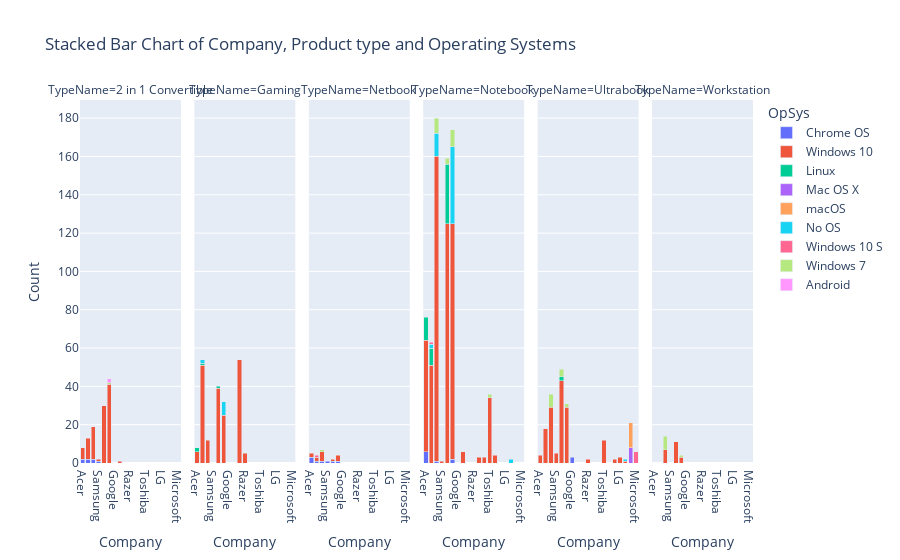

Notebook code cell kept with this figure:
### Code cell
company_opSys = df.groupby(['Company', 'TypeName', 'OpSys']).size().reset_index(name='Count')

fig = px.bar(company_opSys, x="Company", y="Count", color="OpSys", 
              barmode="stack", facet_col="TypeName", 
              title="Stacked Bar Chart of Company, Product type and Operating Systems")
fig.show()

### Figure 1 — Plotly figure (JSON) as saved in the notebook; plotly's stock layout.template omitted (floating-point values rounded to 4 significant figures)
{"data": [{"hovertemplate": "OpSys=Chrome OS<br>TypeName=2 in 1 Convertible<br>Company=%{x}<br>Count=%{y}<extra></extra>", "legendgroup": "Chrome OS", "marker": {"color": "#636efa", "pattern": {"shape": ""}}, "name": "Chrome OS", "orientation": "v", "showlegend": true, "textposition": "auto", "type": "bar", "x": ["Acer", "Asus", "HP", "Samsung"], "xaxis": "x", "y": [2, 2, 2, 1], "yaxis": "y"}, {"hovertemplate": "OpSys=Chrome OS<br>TypeName=Netbook<br>Company=%{x}<br>Count=%{y}<extra></extra>", "legendgroup": "Chrome OS", "marker": {"color": "#636efa", "pattern": {"shape": ""}}, "name": "Chrome OS", "orientation": "v", "showlegend": false, "textposition": "auto", "type": "bar", "x": ["Acer", "Asus", "Dell", "HP", "Lenovo", "Samsung"], "xaxis": "x3", "y": [3, 1, 1, 1, 1, 1], "yaxis": "y3"}, {"hovertemplate": "OpSys=Chrome OS<br>TypeName=Notebook<br>Company=%{x}<br>Count=%{y}<extra></extra>", "legendgroup": "Chrome OS", "marker": {"color": "#636efa", "pattern": {"shape": ""}}, "name": "Chrome OS", "orientation": "v", "showlegend": false, "textposition": "auto", "type": "bar", "x": ["Acer", "HP", "Lenovo"], "xaxis": "x4", "y": [6, 1, 2], "yaxis": "y4"}, {"hovertemplate": "OpSys=Chrome OS<br>TypeName=Ultrabook<br>Company=%{x}<br>Count=%{y}<extra></extra>", "legendgroup": "Chrome OS", "marker": {"color": "#636efa", "pattern": {"shape": ""}}, "name": "Chrome OS", "orientation": "v", "showlegend": false, "textposition": "auto", "type": "bar", "x": ["Google"], "xaxis": "x5", "y": [3], "yaxis": "y5"}, {"hovertemplate": "OpSys=Windows 10<br>TypeName=2 in 1 Convertible<br>Company=%{x}<br>Count=%{y}<extra></extra>", "legendgroup": "Windows 10", "marker": {"color": "#EF553B", "pattern": {"shape": ""}}, "name": "Windows 10", "orientation": "v", "showlegend": true, "textposition": "auto", "type": "bar", "x": ["Acer", "Asus", "Dell", "HP", "Lenovo", "Mediacom", "Samsung"], "xaxis": "x", "y": [6, 11, 30, 17, 41, 1, 1], "yaxis": "y"}, {"hovertemplate": "OpSys=Windows 10<br>TypeName=Gaming<br>Company=%{x}<br>Count=%{y}<extra></extra>", "legendgroup": "Windows 10", "marker": {"color": "#EF553B", "pattern": {"shape": ""}}, "name": "Windows 10", "orientation": "v", "showlegend": false, "textposition": "auto", "type": "bar", "x": ["Acer", "Asus", "Dell", "HP", "Lenovo", "MSI", "Razer"], "xaxis": "x2", "y": [6, 51, 39, 12, 25, 54, 5], "yaxis": "y2"}, {"hovertemplate": "OpSys=Windows 10<br>TypeName=Netbook<br>Company=%{x}<br>Count=%{y}<extra></extra>", "legendgroup": "Windows 10", "marker": {"color": "#EF553B", "pattern": {"shape": ""}}, "name": "Windows 10", "orientation": "v", "showlegend": false, "textposition": "auto", "type": "bar", "x": ["Acer", "Asus", "Dell", "HP", "Lenovo"], "xaxis": "x3", "y": [2, 2, 1, 5, 3], "yaxis": "y3"}, {"hovertemplate": "OpSys=Windows 10<br>TypeName=Notebook<br>Company=%{x}<br>Count=%{y}<extra></extra>", "legendgroup": "Windows 10", "marker": {"color": "#EF553B", "pattern": {"shape": ""}}, "name": "Windows 10", "orientation": "v", "showlegend": false, "textposition": "auto", "type": "bar", "x": ["Acer", "Asus", "Chuwi", "Dell", "Fujitsu", "HP", "Lenovo", "Mediacom", "Samsung", "Toshiba", "Vero"], "xaxis": "x4", "y": [58, 51, 3, 125, 3, 159, 123, 6, 1, 34, 4], "yaxis": "y4"}, {"hovertemplate": "OpSys=Windows 10<br>TypeName=Ultrabook<br>Company=%{x}<br>Count=%{y}<extra></extra>", "legendgroup": "Windows 10", "marker": {"color": "#EF553B", "pattern": {"shape": ""}}, "name": "Windows 10", "orientation": "v", "showlegend": false, "textposition": "auto", "type": "bar", "x": ["Acer", "Asus", "Dell", "HP", "Huawei", "LG", "Lenovo", "Razer", "Samsung", "Toshiba", "Xiaomi"], "xaxis": "x5", "y": [4, 18, 43, 29, 2, 3, 29, 2, 5, 12, 1], "yaxis": "y5"}, {"hovertemplate": "OpSys=Windows 10<br>TypeName=Workstation<br>Company=%{x}<br>Count=%{y}<extra></extra>", "legendgroup": "Windows 10", "marker": {"color": "#EF553B", "pattern": {"shape": ""}}, "name": "Windows 10", "orientation": "v", "showlegend": false, "textposition": "auto", "type": "bar", "x": ["Dell", "HP", "Lenovo"], "xaxis": "x6", "y": [11, 7, 3], "yaxis": "y6"}, {"hovertemplate": "OpSys=Linux<br>TypeName=Gaming<br>Company=%{x}<br>Count=%{y}<extra></extra>", "legendgroup": "Linux", "marker": {"color": "#00cc96", "pattern": {"shape": ""}}, "name": "Linux", "orientation": "v", "showlegend": true, "textposition": "auto", "type": "bar", "x": ["Acer", "Asus", "Dell"], "xaxis": "x2", "y": [2, 1, 1], "yaxis": "y2"}, {"hovertemplate": "OpSys=Linux<br>TypeName=Notebook<br>Company=%{x}<br>Count=%{y}<extra></extra>", "legendgroup": "Linux", "marker": {"color": "#00cc96", "pattern": {"shape": ""}}, "name": "Linux", "orientation": "v", "showlegend": false, "textposition": "auto", "type": "bar", "x": ["Acer", "Asus", "Dell"], "xaxis": "x4", "y": [12, 9, 31], "yaxis": "y4"}, {"hovertemplate": "OpSys=Linux<br>TypeName=Ultrabook<br>Company=%{x}<br>Count=%{y}<extra></extra>", "legendgroup": "Linux", "marker": {"color": "#00cc96", "pattern": {"shape": ""}}, "name": "Linux", "orientation": "v", "showlegend": false, "textposition": "auto", "type": "bar", "x": ["Dell"], "xaxis": "x5", "y": [2], "yaxis": "y5"}, {"hovertemplate": "OpSys=Mac OS X<br>TypeName=Ultrabook<br>Company=%{x}<br>Count=%{y}<extra></extra>", "legendgroup": "Mac OS X", "marker": {"color": "#ab63fa", "pattern": {"shape": ""}}, "name": "Mac OS X", "orientation": "v", "showlegend": true, "textposition": "auto", "type": "bar", "x": ["Apple"], "xaxis": "x5", "y": [8], "yaxis": "y5"}, {"hovertemplate": "OpSys=macOS<br>TypeName=Ultrabook<br>Company=%{x}<br>Count=%{y}<extra></extra>", "legendgroup": "macOS", "marker": {"color": "#FFA15A", "pattern": {"shape": ""}}, "name": "macOS", "orientation": "v", "showlegend": true, "textposition": "auto", "type": "bar", "x": ["Apple"], "xaxis": "x5", "y": [13], "yaxis": "y5"}, {"hovertemplate": "OpSys=No OS<br>TypeName=Gaming<br>Company=%{x}<br>Count=%{y}<extra></extra>", "legendgroup": "No OS", "marker": {"color": "#19d3f3", "pattern": {"shape": ""}}, "name": "No OS", "orientation": "v", "showlegend": true, "textposition": "auto", "type": "bar", "x": ["Asus", "Lenovo"], "xaxis": "x2", "y": [2, 7], "yaxis": "y2"}, {"hovertemplate": "OpSys=No OS<br>TypeName=Notebook<br>Company=%{x}<br>Count=%{y}<extra></extra>", "legendgroup": "No OS", "marker": {"color": "#19d3f3", "pattern": {"shape": ""}}, "name": "No OS", "orientation": "v", "showlegend": false, "textposition": "auto", "type": "bar", "x": ["Asus", "HP", "Lenovo", "Xiaomi"], "xaxis": "x4", "y": [2, 12, 40, 2], "yaxis": "y4"}, {"hovertemplate": "OpSys=No OS<br>TypeName=Ultrabook<br>Company=%{x}<br>Count=%{y}<extra></extra>", "legendgroup": "No OS", "marker": {"color": "#19d3f3", "pattern": {"shape": ""}}, "name": "No OS", "orientation": "v", "showlegend": false, "textposition": "auto", "type": "bar", "x": ["Xiaomi"], "xaxis": "x5", "y": [1], "yaxis": "y5"}, {"hovertemplate": "OpSys=Windows 10 S<br>TypeName=Netbook<br>Company=%{x}<br>Count=%{y}<extra></extra>", "legendgroup": "Windows 10 S", "marker": {"color": "#FF6692", "pattern": {"shape": ""}}, "name": "Windows 10 S", "orientation": "v", "showlegend": true, "textposition": "auto", "type": "bar", "x": ["Asus"], "xaxis": "x3", "y": [1], "yaxis": "y3"}, {"hovertemplate": "OpSys=Windows 10 S<br>TypeName=Notebook<br>Company=%{x}<br>Count=%{y}<extra></extra>", "legendgroup": "Windows 10 S", "marker": {"color": "#FF6692", "pattern": {"shape": ""}}, "name": "Windows 10 S", "orientation": "v", "showlegend": false, "textposition": "auto", "type": "bar", "x": ["Asus"], "xaxis": "x4", "y": [1], "yaxis": "y4"}, {"hovertemplate": "OpSys=Windows 10 S<br>TypeName=Ultrabook<br>Company=%{x}<br>Count=%{y}<extra></extra>", "legendgroup": "Windows 10 S", "marker": {"color": "#FF6692", "pattern": {"shape": ""}}, "name": "Windows 10 S", "orientation": "v", "showlegend": false, "textposition": "auto", "type": "bar", "x": ["Microsoft"], "xaxis": "x5", "y": [6], "yaxis": "y5"}, {"hovertemplate": "OpSys=Windows 7<br>TypeName=2 in 1 Convertible<br>Company=%{x}<br>Count=%{y}<extra></extra>", "legendgroup": "Windows 7", "marker": {"color": "#B6E880", "pattern": {"shape": ""}}, "name": "Windows 7", "orientation": "v", "showlegend": true, "textposition": "auto", "type": "bar", "x": ["Lenovo"], "xaxis": "x", "y": [1], "yaxis": "y"}, {"hovertemplate": "OpSys=Windows 7<br>TypeName=Netbook<br>Company=%{x}<br>Count=%{y}<extra></extra>", "legendgroup": "Windows 7", "marker": {"color": "#B6E880", "pattern": {"shape": ""}}, "name": "Windows 7", "orientation": "v", "showlegend": false, "textposition": "auto", "type": "bar", "x": ["HP"], "xaxis": "x3", "y": [1], "yaxis": "y3"}, {"hovertemplate": "OpSys=Windows 7<br>TypeName=Notebook<br>Company=%{x}<br>Count=%{y}<extra></extra>", "legendgroup": "Windows 7", "marker": {"color": "#B6E880", "pattern": {"shape": ""}}, "name": "Windows 7", "orientation": "v", "showlegend": false, "textposition": "auto", "type": "bar", "x": ["Dell", "HP", "Lenovo", "Toshiba"], "xaxis": "x4", "y": [3, 8, 9, 2], "yaxis": "y4"}, {"hovertemplate": "OpSys=Windows 7<br>TypeName=Ultrabook<br>Company=%{x}<br>Count=%{y}<extra></extra>", "legendgroup": "Windows 7", "marker": {"color": "#B6E880", "pattern": {"shape": ""}}, "name": "Windows 7", "orientation": "v", "showlegend": false, "textposition": "auto", "type": "bar", "x": ["Dell", "HP", "Lenovo"], "xaxis": "x5", "y": [4, 7, 2], "yaxis": "y5"}, {"hovertemplate": "OpSys=Windows 7<br>TypeName=Workstation<br>Company=%{x}<br>Count=%{y}<extra></extra>", "legendgroup": "Windows 7", "marker": {"color": "#B6E880", "pattern": {"shape": ""}}, "name": "Windows 7", "orientation": "v", "showlegend": false, "textposition": "auto", "type": "bar", "x": ["HP", "Lenovo"], "xaxis": "x6", "y": [7, 1], "yaxis": "y6"}, {"hovertemplate": "OpSys=Android<br>TypeName=2 in 1 Convertible<br>Company=%{x}<br>Count=%{y}<extra></extra>", "legendgroup": "Android", "marker": {"color": "#FF97FF", "pattern": {"shape": ""}}, "name": "Android", "orientation": "v", "showlegend": true, "textposition": "auto", "type": "bar", "x": ["Lenovo"], "xaxis": "x", "y": [2], "yaxis": "y"}], "layout": {"annotations": [{"font": {}, "showarrow": false, "text": "TypeName=2 in 1 Convertible", "x": 0.075, "xanchor": "center", "xref": "paper", "y": 1, "yanchor": "bottom", "yref": "paper"}, {"font": {}, "showarrow": false, "text": "TypeName=Gaming", "x": 0.245, "xanchor": "center", "xref": "paper", "y": 1, "yanchor": "bottom", "yref": "paper"}, {"font": {}, "showarrow": false, "text": "TypeName=Netbook", "x": 0.415, "xanchor": "center", "xref": "paper", "y": 1, "yanchor": "bottom", "yref": "paper"}, {"font": {}, "showarrow": false, "text": "TypeName=Notebook", "x": 0.585, "xanchor": "center", "xref": "paper", "y": 1, "yanchor": "bottom", "yref": "paper"}, {"font": {}, "showarrow": false, "text": "TypeName=Ultrabook", "x": 0.755, "xanchor": "center", "xref": "paper", "y": 1, "yanchor": "bottom", "yref": "paper"}, {"font": {}, "showarrow": false, "text": "TypeName=Workstation", "x": 0.925, "xanchor": "center", "xref": "paper", "y": 1, "yanchor": "bottom", "yref": "paper"}], "barmode": "stack", "legend": {"title": {"text": "OpSys"}, "tracegroupgap": 0}, "title": {"text": "Stacked Bar Chart of Company, Product type and Operating Systems"}, "xaxis": {"anchor": "y", "domain": [0, 0.15], "title": {"text": "Company"}}, "xaxis2": {"anchor": "y2", "domain": [0.17, 0.32], "matches": "x", "title": {"text": "Company"}}, "xaxis3": {"anchor": "y3", "domain": [0.34, 0.49], "matches": "x", "title": {"text": "Company"}}, "xaxis4": {"anchor": "y4", "domain": [0.51, 0.66], "matches": "x", "title": {"text": "Company"}}, "xaxis5": {"anchor": "y5", "domain": [0.68, 0.83], "matches": "x", "title": {"text": "Company"}}, "xaxis6": {"anchor": "y6", "domain": [0.85, 1], "matches": "x", "title": {"text": "Company"}}, "yaxis": {"anchor": "x", "domain": [0, 1], "title": {"text": "Count"}}, "yaxis2": {"anchor": "x2", "domain": [0, 1], "matches": "y", "showticklabels": false}, "yaxis3": {"anchor": "x3", "domain": [0, 1], "matches": "y", "showticklabels": false}, "yaxis4": {"anchor": "x4", "domain": [0, 1], "matches": "y", "showticklabels": false}, "yaxis5": {"anchor": "x5", "domain": [0, 1], "matches": "y", "showticklabels": false}, "yaxis6": {"anchor": "x6", "domain": [0, 1], "matches": "y", "showticklabels": false}}}
